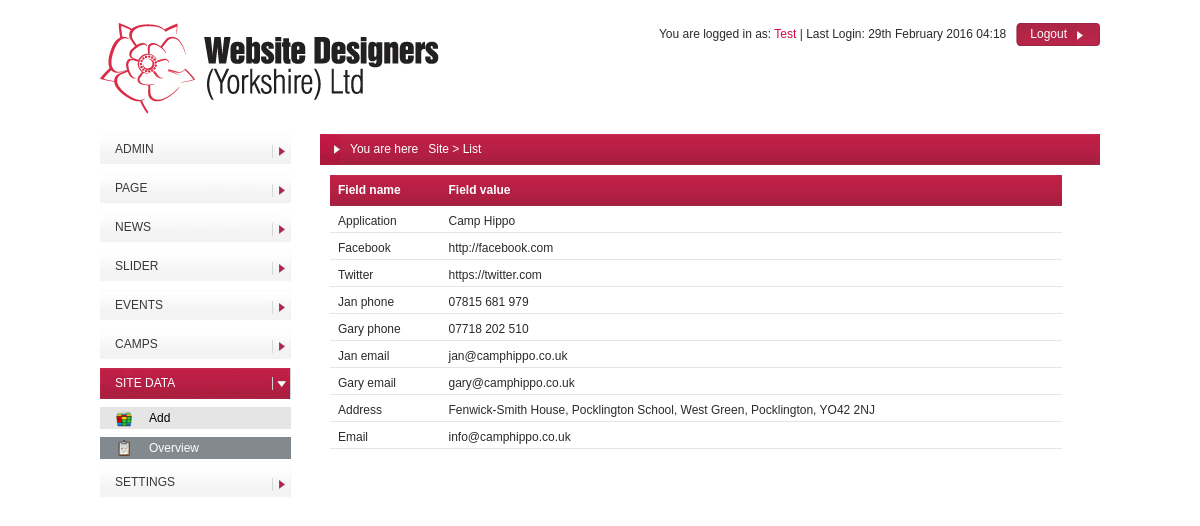
The app's page /admin/control-panel.php?module=site&action=list (signed in) with its own data.
### tables this page shows
CREATE TABLE IF NOT EXISTS `site_data` (
  `name` varchar(32) NOT NULL,
  `value` varchar(256) NOT NULL
);

### admin/includes/functions/database.php (called while the page is built, shortened)
<?php
function table_fetch_rows($table, $where = '', $order_by = '', $limit_from = 0, $limit_to = 0)
{
	global $db;
	$sql = sprintf('SELECT * FROM %s', $table);
	$r = mysql_query($sql, $db) or die(mysql_error($db));
	$rows = array();
	while ($row = mysql_fetch_assoc($r)) {
		$rows[] = $row;
	}
	return $rows;
}
?>

### admin/modules/site/list.php (the view, shortened to what this page needs)
<?php
$data = table_fetch_rows('site_data');
?>
<table class="list">
    <thead>
    <tr>
        <th>Field name</th>
        <th>Field value</th>
    </tr>
    </thead>
    <tbody>
    <?php foreach ($data as $d) {
        echo sprintf('<tr><td>%s</td><td>%s</td></tr>', ucfirst(str_replace('_',' ',$d['name'])), $d['value']);
    } ?>
    </tbody>
</table>

### admin/resources/css/main.css (style rules this page uses)
* { margin:0; padding:0; }
body { position:relative; font-family:Tahoma, Geneva, sans-serif; font-size:12px; color:#2b2b2b; text-align:center; }
#content table { border-collapse:collapse; }
#content table td, #content table th { text-align:left; padding:8px 8px 4px 8px; }
#content table.list th { background-image:url(../images/bg-breadcrumb.jpg); background-position:left top; background-repeat:repeat-x; height:31px; padding-top:0; padding-bottom:0; line-height:31px; color:#fff; }
table.list { width:95%; }
table.list tbody tr td { border-bottom:1px solid #e5e5e5; }

### records on screen
site_data: name "Application", value "Camp Hippo"
site_data: name "Facebook", value "http://facebook.com"
site_data: name "Twitter", value "https://twitter.com"
site_data: name "Jan phone", value "07815 681 979"
site_data: name "Gary phone", value "07718 202 510"
site_data: name "Jan email", value "jan@camphippo.co.uk"
site_data: name "Gary email", value "gary@camphippo.co.uk"
site_data: name "Address", value "Fenwick-Smith House, Pocklington School, West Green, Pocklington, YO42 2NJ"
site_data: name "Email", value "info@camphippo.co.uk"

### other values on screen
$_SESSION['admin']['name'] "Test"
date('jS F Y H:i', strtotime($_SESSION['admin']['last_login'])) "29th February 2016 04:18"
$text "Logout"
$module['title'] "ADMIN"
$module['title'] "PAGE"
$module['title'] "NEWS"
$module['title'] "SLIDER"
$module['title'] "EVENTS"
$module['title'] "CAMPS"
$module['title'] "SITE DATA"
$item['title'] "Add"
$item['title'] "Overview"
$module['title'] "SETTINGS"
str_replace('_', ' ', $_GET['module']) "Site"
str_replace('_', ' ', $_GET['action']) "List"
